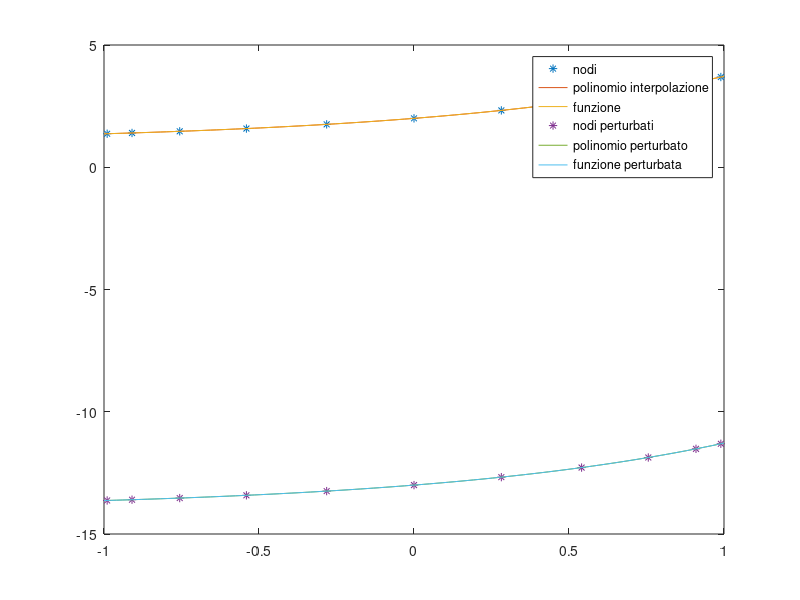

Source code (MATLAB): (Note: this script raises an error after producing the figure.)
close all
clear
clc

a = -1;
b = 1;
f = @(x) exp(x) +1;
n = 10;

x_cheb = cos((2*[0:n]+1)*pi/(2*n+2));
van = vander(x_cheb);
y = f(x_cheb);
coeff = van\y';
x = linspace(a,b);
funzione = f(x);

%dati perturbati
e = @(i) -1.^i.*10-5;
f_pert = @(x) f(x)+e(x);
y_pert = f_pert(x_cheb);
coeff_pert = van\y_pert';

%plot
plot(x_cheb,y,'*');
hold on
plot(x,polyval(coeff,x));
plot(x,f(x));
plot(x_cheb,y_pert,'*');
plot(x,polyval(coeff_pert,x));
plot(x,f_pert(x));
legend("nodi","polinomio interpolazione","funzione" ,...
    "nodi perturbati","polinomio perturbato","funzione perturbata");
max = max(coeff-coeff_pert)
t = linspace(a,b,101);
max_p = max(abs(polyval(coeff,t)-polyval(coeff_pert,t)))








